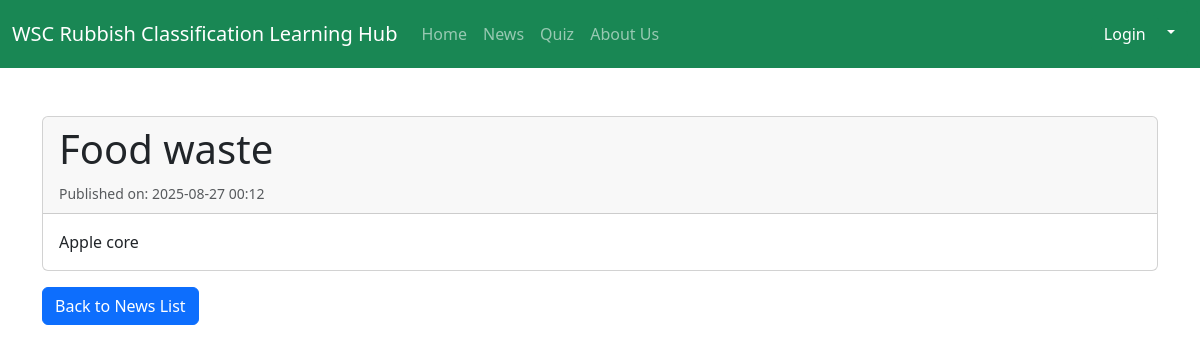
/news/5, run on the app's committed database.
### app.py (models this page shows)
class News(db.Model):
    id = db.Column(db.Integer, primary_key = True)
    title = db.Column(db.String(255))
    content = db.Column(db.Text)
    date = db.Column(db.DateTime, nullable=False, default=datetime.utcnow)

### app.py (the view)
@app.route("/news/<int:news_id>")
def news_detail(news_id):
    article = News.query.get_or_404(news_id)
    return render_template('news_detail.html', article=article)

### templates/news_detail.html (shortened to what this page needs)
<!DOCTYPE html>
<html lang="en">
<head>
    <link href="https://cdn.jsdelivr.net/npm/bootstrap@5.3.0/dist/css/bootstrap.min.css" rel="stylesheet">
</head>
<body>
    <nav class="navbar navbar-expand-lg bg-success mb-3" data-bs-theme="dark">
    <div class="container-fluid">
      <a class="navbar-brand" href="#">WSC Rubbish Classification Learning Hub</a>
        <ul class="navbar-nav me-auto mb-2 mb-lg-0">
          <li class="nav-item">
            <a class="nav-link" href="/">Home</a>
          </li>
          <li class="nav-item">
            <a class="nav-link" href="/news">News</a>
          </li>
          <li class="nav-item">
            <a class="nav-link" href="/quiz">Quiz</a>
          </li>
          <li class="nav-item">
            <a class="nav-link" href="#">About Us</a>
          </li>
        </ul>
        <div class="dropdown">
  <button class="btn btn-success dropdown-toggle" type="button" data-bs-toggle="dropdown" aria-expanded="false">
    <a class="btn btn-success">Login</a></li>
  </button>
</div>
    </div>
  </nav>
    <div class="container mt-5">
        <div class="card">
            <div class="card-header">
                <h1>{{ article.title }}</h1>
                <small class="text-muted">Published on: {{ article.date.strftime('%Y-%m-%d %H:%M') }}</small>
            </div>
            <div class="card-body">
                <p class="card-text" style="white-space: pre-wrap;">{{ article.content }}</p>
            </div>
        </div>
        <a href="{{ url_for('news_list') }}" class="btn btn-primary mt-3">Back to News List</a>
    </div>
</body>
</html>

### data on the page
News: title "Food waste", date "2025-08-27 00:12", content "Apple core"
